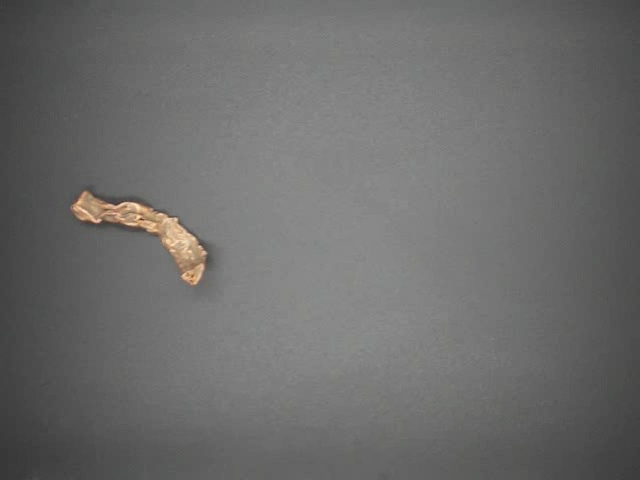
#> input picture data/images/samples/sequence/sequence_sample_1/sample_0.png, 640 x 480 px, found by its file name; its folder holds only this picture in this run
$ python check_segmentation.py
#> lines starting #> are read from the running program, lines starting #| are printed output that depends on the picture; after the words box and inside, x2 and y2 are one past the last pixel; in counts of white or black regions, pixels touching at a corner belong together
### src/detector/utils.py
"""
Detector
utils.py
"""

import numpy as np
import cv2

from src import utils as ut


# Reduce noise
def reduce_noise(image: np.ndarray, ksize: tuple = (31, 31)) -> np.ndarray:
    """
    Reduce noise in the image using Gaussian blur.

    Args:
        image (np.ndarray): The input image.
        ksize (tuple): size.

    Returns:
        np.ndarray: The denoised image.
    """
    # Apply Gaussian blur to reduce noise
    denoised_image = cv2.GaussianBlur(image, ksize, 0)
    return denoised_image


# Delete small labels
def delete_small_labels(thresh_image: np.ndarray, min_area: int = 135, verbose: bool = True) -> np.ndarray:
    """
    Delete small labels

        Args:
            thresh_image (np.ndarray): The input image.
            min_area (int): The minimum area.

        Returns:
            np.ndarray: The filtered image."""
    num_labels, labels, stats, centroids = cv2.connectedComponentsWithStats(thresh_image)
    # Shoe the number of detected objects
    if verbose:
        print(f'Number of detected ogjects: {num_labels - 1}')  # Rest the background
    # Create a new image for large components
    filtered_image = np.zeros_like(thresh_image)

    # Filter small components
    for label in range(1, num_labels):  # Skip the background (label 0)
        area = stats[label, cv2.CC_STAT_AREA]
        if area >= min_area:
            if verbose:
                print(f'Object {label} Area:', area)
            # If the area is greater than the threshold, keep the component
            filtered_image[labels == label] = 255  # Assign the white value to the large components
    return filtered_image


# Segment image to binary
def segment(gray_image: np.ndarray, thresh: int = 150, min_area: int = 135,
            flat_field: np.ndarray = None, verbose: bool = False) -> np.ndarray:
    """
    segment Image

    Mode 1
    """

    if flat_field is not None:
        difference = cv2.absdiff(gray_image, flat_field)
        # Threshold
        # thresh = 20
        _, threshold = cv2.threshold(difference, thresh, 255, cv2.THRESH_BINARY)
    else:
        # binary threshold Manual setting the threshold
        # thresh = 90 # 150 # 85
        _, threshold = cv2.threshold(gray_image, thresh, 255, cv2.THRESH_BINARY)

        # [11 lines of commented-out code are left out]
    threshold = delete_small_labels(threshold, min_area, verbose)

    return threshold

# def segment_image_m1(gray_image: np.ndarray) -> np.ndarray:
#     """
#     segment Image

#     Mode 1
#     """
#     # Apply binary threshold
#     _, thresh = cv2.threshold(gray_image, 0, 255, cv2.THRESH_BINARY_INV + cv2.THRESH_OTSU)
#     # reverse
#     # Invertir la imagen (objetos en blanco, fondo en negro)
#     inverted_thresh = cv2.bitwise_not(thresh)

#     # Method 1
#     # Encontrar los componentes conectados
#     num_labels, labels = cv2.connectedComponents(inverted_thresh)
#     # Mostrar la cantidad de objetos detectados
#     print(f'Número de objetos detectados: {num_labels - 1}')  # Restamos 1 para ignorar el fondo
#     # Opcional: Colorear cada componente en una imagen de salida
#     output = cv2.cvtColor(inverted_thresh, cv2.COLOR_GRAY2BGR)
#     colors = np.random.randint(0, 255, size=(num_labels, 3), dtype=int)
#     for label in range(1, num_labels):  # Saltamos el fondo
#         output[labels == label] = colors[label]

#     # Method 2
#     # Encontrar contornos (ignorando los agujeros)
#     contornos, _ = cv2.findContours(inverted_thresh, cv2.RETR_EXTERNAL, cv2.CHAIN_APPROX_SIMPLE)
#     # Contar los contornos encontrados
#     num_objetos = len(contornos)
#     print(f'Número de objetos detectados: {num_objetos}')
#     # Opcional: Dibujar los contornos sobre la imagen original
#     imagen_con_contornos = cv2.cvtColor(inverted_thresh, cv2.COLOR_GRAY2BGR)
#     # Encontrar el contorno con mayor área
#     contorno_mas_grande = max(contornos, key=cv2.contourArea)
#     cv2.drawContours(imagen_con_contornos, [contorno_mas_grande], -1, (0, 255, 0), 2)
#     # Crear una máscara negra del mismo tamaño que la imagen binaria
#     mascara = np.zeros_like(inverted_thresh)
#     # Dibujar el contorno más grande en blanco en la máscara
#     cv2.drawContours(mascara, [contorno_mas_grande], -1, 255, thickness=cv2.FILLED)
#     # Poner todo lo que está fuera del contorno a negro
#     b = inverted_thresh.copy()
#     b[mascara == 0] = 0

#     return b


# [23 lines left out: function get_mean_color_from_image, not called in this run]


def get_mean_color_from_label(label: int, labels: np.ndarray, image: np.ndarray) -> tuple[int, int, int]:
    """
    Get the mean color of a region in the image specified by the label.

    Args:
        label (int): The label of the region.
        labels (np.ndarray): The labeled image.
        image (np.ndarray): The original image.

    Returns:
        tuple: The mean color of the region as a tuple of three integers (B, G, R).
    """
    # Create a mask for the region with the specified label
    mask = (labels == label).astype(np.uint8)

    # Calculate the mean color of the region in the original image
    mean_color = cv2.mean(image, mask=mask)[:3]  # Ignore the alpha channel if present

    # Convert the mean color to integers
    mean_color = tuple(map(int, mean_color))

    return mean_color


# [21 lines left out: function get_gravity_center, not called in this run]

### src/detector/color_detector.py
"""
color_detector.py
"""

import numpy as np
import cv2

from src.detector.base_detector import BaseDetector, DetectorException
from src.detector.detector_type import DetectorType

from src.detector import utils as dut
from src.piece.piece import Piece
# import src.utils as ut


class ColorDetectorException(DetectorException):
    """
    Exception class for color detector errors.
    """


class ColorDetector(BaseDetector):
    """
    A color detector class implementing the DetectorInterface to detect specific colors in an image.
    """

    def __init__(self, name: str = 'detector-image-color', thresh: int = 150, min_area: int = 300):
        """
        Initializes the color detector.

        Args:
            target_color_lower (tuple): The lower bound of the color in HSV format (e.g., (0, 100, 100)).
            target_color_upper (tuple): The upper bound of the color in HSV format (e.g., (10, 255, 255)).
        """
        self._name = name
        self._status = "idle"
        self._type = DetectorType.COLOR_DETECTOR

        self.detection_result = None

        self._min_area = min_area
        self._thresh = thresh
        self._flat_field = None

    # [50 lines left out: functions flat_field, flat_field, reset, get_status, get_type, initialize, not called in this run]

    def detect(self, image: np.ndarray,
               merge_pieces: bool = True, verbose: bool = False) -> tuple[np.ndarray, list[Piece]]:
        """
        Detects a specific color in the provided image.

        Args:
            image (np.ndarray): an image.

        Returns:
            np.ndarray: The processed image after noise reduction and segmentation.
            list[Pieces]: A list of pieces.
        """

        # Resize image
        # image = cv2.resize(image, (640, 640))

        # Reduce noise
        noise_free_image = dut.reduce_noise(image, (31, 31))

        # Convert to gray
        gray_image = cv2.cvtColor(noise_free_image, cv2.COLOR_BGR2GRAY)
        # ut.show_image(gray_image)

        # # Segment image
        # threshold_image = dut.segment(gray_image, self._min_area, verbose)

        # Segment image 2
        threshold_image = dut.segment(gray_image, thresh=self._thresh,
                                      min_area=self._min_area, flat_field=self._flat_field,
                                      verbose=verbose)
        # [13 lines of commented-out code are left out]
        eroded_image = threshold_image.copy()
        # threshold_image = eroded_image.copy()

        num_labels, labels, stats, centroids = cv2.connectedComponentsWithStats(eroded_image)
        # ut.show_image(threshold_image)
        # cv2.waitKey(1)

        # join close components
        if merge_pieces:    # Recorremos cada par de componentes (ignoramos el fondo: label 0)
            grow_rectangle = 3  # Tolerance for merging components
            for i in range(1, num_labels):
                x1, y1, w1, h1, _ = stats[i]
                rect1 = (x1 - grow_rectangle,
                         y1 - grow_rectangle,
                         x1 + w1 + grow_rectangle*2,
                         y1 + h1 + grow_rectangle*2)  # (x1_min, y1_min, x1_max, y1_max)

                for j in range(i + 1, num_labels):
                    x2, y2, w2, h2, _ = stats[j]
                    rect2 = (x2 - grow_rectangle,
                             y2 - grow_rectangle,
                             x2 + w2 + grow_rectangle*2,
                             y2 + h2 + grow_rectangle*2)  # (x1_min, y1_min, x1_max, y1_max)

                    # Verificar si las bounding boxes se tocan o se solapan
                    intersectan = not (
                        rect1[2] < rect2[0] or rect2[2] < rect1[0] or
                        rect1[3] < rect2[1] or rect2[3] < rect1[1]
                    )

                    if intersectan:
                        # Obtener los centros
                        centro1 = tuple(map(int, centroids[i]))
                        centro2 = tuple(map(int, centroids[j]))

                        # Dibujar línea blanca que los una
                        cv2.line(eroded_image, centro1, centro2, 255, thickness=2)
            num_labels, labels, stats, centroids = cv2.connectedComponentsWithStats(eroded_image)

        # Create Pieces
        pieces: list[Piece] = []

        for label in range(1, num_labels):
            x, y, w, h, area = stats[label]

            # Why? TODO - Check
            # mean_color = dut.get_mean_color_from_image(threshold_image, image)
            # position = dut.get_gravity_center(threshold_image)
            mean_color = None
            position = None

            piece = Piece(id=label, name='piece', bbox=(int(x), int(y), int(w), int(h)),
                          mean_color=mean_color, position=position, area=int(area))

            # # Change to LAB format
            # image_lab = cv2.cvtColor(image, cv2.COLOR_BGR2Lab)
            # image = image_lab
            piece.add_mean_color(dut.get_mean_color_from_label(label, labels, image))
            piece.add_position(tuple(map(int, centroids[label])))

            pieces.append(piece)

        # Draw images
        if 0:
            gray_image_bgr = cv2.cvtColor(gray_image, cv2.COLOR_GRAY2BGR)
            threshold_image_bgr = cv2.cvtColor(threshold_image, cv2.COLOR_GRAY2BGR)
            eroded_image_bgr = cv2.cvtColor(eroded_image, cv2.COLOR_GRAY2BGR)
            for piece in pieces:
                piece.draw(eroded_image_bgr)
            row1 = cv2.hconcat([image, gray_image_bgr])
            row2 = cv2.hconcat([threshold_image_bgr, eroded_image_bgr])
            matrix = cv2.vconcat([row1, row2])
            cv2.imshow('Video Threshold process', matrix)

        return eroded_image, pieces

    # [6 lines left out: function release, not called in this run]

### src/piece/piece.py
"""
piece.py
"""
from __future__ import annotations

import time
import json
import numpy as np

import cv2

from src.classifier import MaterialEn, LabClassifier
from src.utils import bgr_to_lab


class Piece:
    """
    Class BasePiece to store data about a piece.

    Attributes:
        name (str): The name of the piece.
        category (MaterialEn): The category of the piece.
        bbox (tuple): (x, y, w, h)
        mean_colors (list): A list of dictionaries with mean color and time.
        positions (list): A list of dictionaries with position and time.
        areas (list): A list of dictionaries with area and time.
        speed (tuple): The speed of the piece as a tuple of two numbers (vx, vy).

    Methods:
        add_mean_color: Add a new mean color with the current time.
        calculate_mean_color: Calculate the overall mean color using all mean colors.
        add_position: Add a new position with the current time.
        calculate_speed: Calculate the speed of the piece using the positions and times.
        get_bbox_points: Get bounding box points.
        draw: Draw the piece information on the image.
        update: Update with other piece.
    """

    def __init__(self, id: int, name: str = 'unknown', category: MaterialEn = MaterialEn.UNKNOWN,
                 bbox: tuple | None = None,
                 mean_color: tuple | None = None, position: tuple | None = None, area: int | None = None,
                 speed: float | None = None):
        """
        Initialize a BasePiece instance.

        Args:
            id (int): The id of the piece.
            name (str): The name of the piece.
            category (str): The category of the piece.
            bbox (tuple): (x, y, w, h).
            mean_color (tuple): (B, G, R).
            position (tuple): (x, y).
            area (int): The area of the piece in pixels.
            speed (tuple): The speed of the piece as a tuple of two numbers (vx, vy).
        """

        self._id = id
        self._name = name
        self._category = category
        self._bbox = bbox

        self._mean_colors = []
        if mean_color is not None:
            self.add_mean_color(mean_color)

        self._positions = []
        if position is not None:
            self.add_position(position)

        self._areas = []
        if area is not None:
            self.add_area(area)

        self._speed = speed

    # [238 lines left out: functions id, id, name, name, category, category and 13 more, not called in this run]

    # ----- Mean color functions

    def add_mean_color(self, mean_color: tuple[int, int, int]) -> None:
        """
        Add a new mean color with the current time.

        Args:
            mean_color (tuple): The mean color of the piece as a tuple of three integers (B, G, R).
        """
        if not (isinstance(mean_color, tuple) and len(mean_color) == 3 and all(isinstance(i, int) for i in mean_color)):
            raise ValueError("Mean color must be a tuple of three integers")
        self._mean_colors.append({'mean_color': mean_color, 'time': time.time()})

    # [48 lines left out: functions calculate_mean_color, calculate_mean_color_lab, calculate_category, not called in this run]

    # ----- Position functions

    def add_position(self, position: tuple[float, float]) -> None:
        """
        Add a new position with the current time.

        Args:
            position (tuple): The position of the piece as a tuple of two numbers (x, y).

        Raises:
            ValueError: If the position is not a tuple of two numbers (int or float).
        """
        if not (isinstance(position, tuple) and len(position) == 2 and
                all(isinstance(i, (int, float)) for i in position)):
            raise ValueError("Position must be a tuple of two numbers (int or float)")
        self._positions.append({'position': position, 'time': time.time()})

    # [13 lines left out: function get_last_positon, not called in this run]

    # ----- Area functions

    def add_area(self, area: int) -> None:
        """
        Add a new area with the current time.

        Args:
            area (int): The area of the piece in pixels.

        Raises:
            ValueError: If the area is not an integer.
        """
        if not isinstance(area, int):
            raise ValueError("Area must be an integer")
        self._areas.append({'area': area, 'time': time.time()})

    # [138 lines left out: functions calculate_area, calculate_speed, update, draw, pack, not called in this run]

### extra_scripts/check_segmentation.py

"""
Check segmentation
"""

import cv2

from src.detector.color_detector import ColorDetector


def main() -> None:
    """
    Main function to check segmentation.
    """
    detector = ColorDetector(min_area=1000)
    # detector.flat_field = cv2.imread('data/images/background/background_1.png')

    for i in range(0, 13):
        print(i)
        image_path = f'data/images/samples/sequence/sequence_sample_1/sample_{i}.png'
        image = cv2.imread(image_path)
#> image is the input picture: shape (480, 640, 3); mean B, G, R 107.6, 108.3, 108.6

        t_i, pieces = detector.detect(image)
#> in segment, `_, threshold = cv2.threshold(gray_image, thresh, 255, cv2.THRESH_BINARY)`:
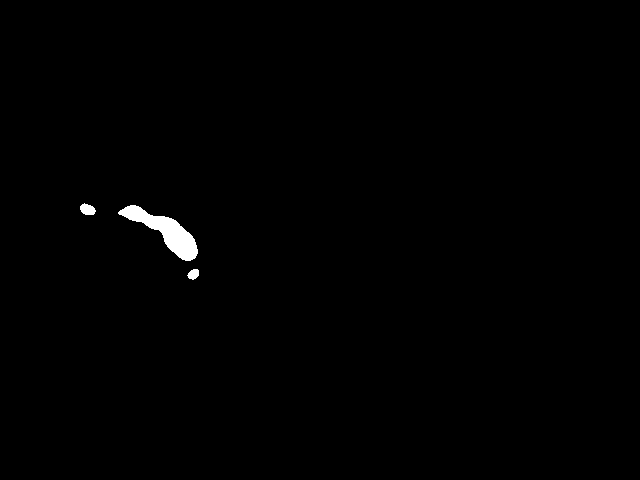
#> threshold: shape (480, 640); 0.59% white; 3 white regions, box (x1, y1, x2, y2) and area: (118, 205, 198, 261) 1571, (80, 203, 96, 215) 138, (187, 269, 199, 280) 94
#> in delete_small_labels, `num_labels, labels, stats, centroids = cv2.connectedComponentsWithStat..`: labels: shape (480, 640) int32; 4 distinct labels, from 0 to 3
#> in delete_small_labels, `num_labels, labels, stats, centroids = cv2.connectedComponentsWithStat..`: num_labels = 4; stats = [[0, 0, 640, 480, 305397], [80, 203, 16, 12, 138], [118, 205, 80, 56, 1571], [187, 269, 12, 11, 94]]; centroids = [[320.4, 239.5], [87.19, 209.1], [165.2, 231.1], [193.1, 273.8]]
#> the loop in delete_small_labels, `for label in range(1, num_labels):` made 3 passes
#> area on passes 1 to 3: 138, 1571, 94
#> after the loop in delete_small_labels, `for label in range(1, num_labels):`: filtered_image: shape (480, 640); 0.51% white; 1 white region, box (x1, y1, x2, y2) and area: (118, 205, 198, 261) 1571
#> in detect, `num_labels, labels, stats, centroids = cv2.connectedComponentsWithStat..`: num_labels = 2; stats = [[0, 0, 640, 480, 305629], [118, 205, 80, 56, 1571]]; centroids = [[320.3, 239.5], [165.2, 231.1]]
#> the loop in detect, `for i in range(1, num_labels):` made 1 pass
#> (x1, y1, w1, h1, rect1) on pass 1: (118, 205, 80, 56, (115, 202, 204, 267))
#> the loop in detect, `for label in range(1, num_labels):` made 1 pass
#> (x, y, w, h, area) on pass 1: (118, 205, 80, 56, 1571)
#> after the loop in detect, `for label in range(1, num_labels):`: pieces = 1 item
#> pieces = 1 item
#> (the run stopped early here; a loop or call above may not have finished)
